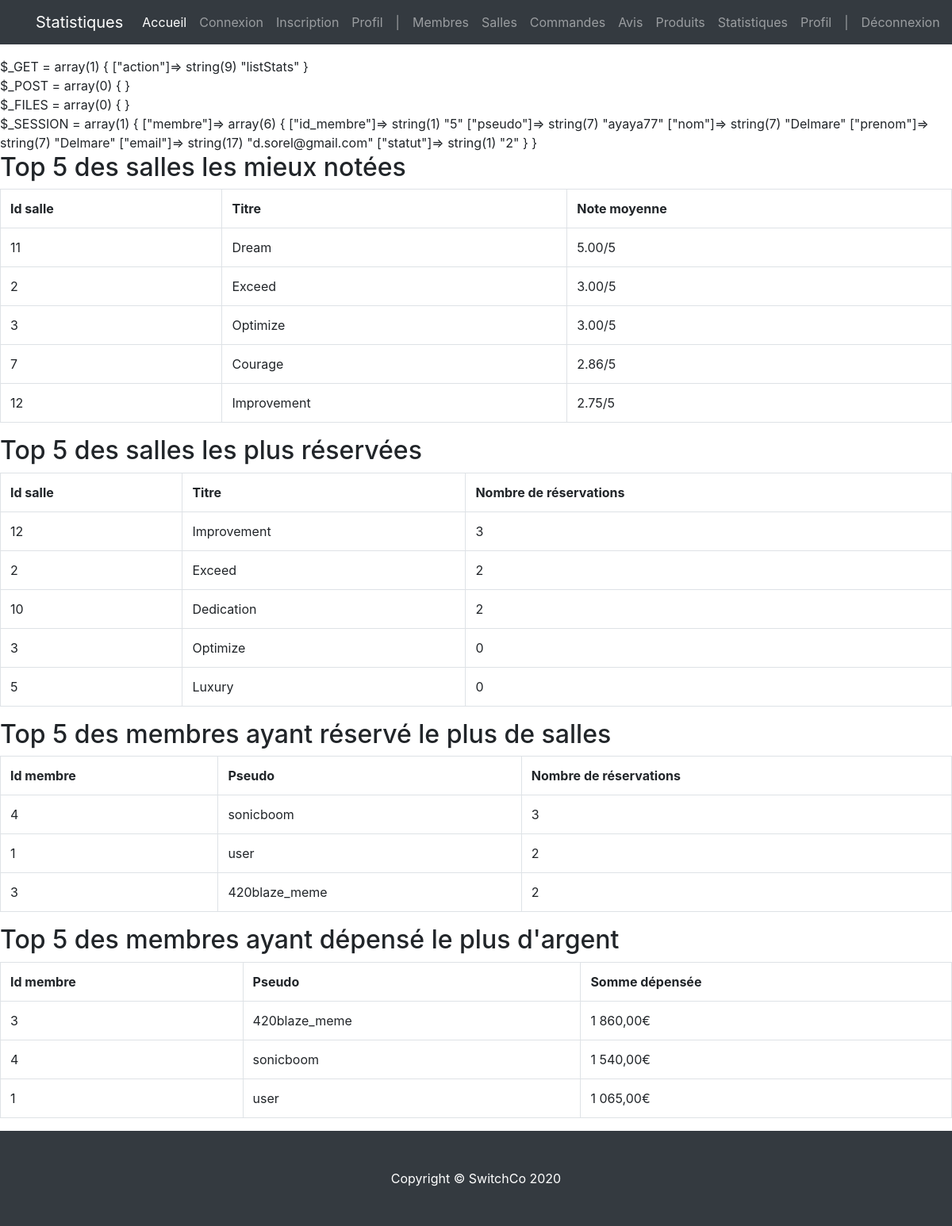
Screenshot of /index.php?action=listStats (signed in) with the database file from the repository.
### tables this page shows
CREATE TABLE `salle` (
  `id_salle` int(3) NOT NULL,
  `titre` varchar(200) NOT NULL,
  `description` text NOT NULL,
  `photo` varchar(200) DEFAULT NULL,
  `pays` varchar(20) NOT NULL,
  `ville` varchar(20) NOT NULL,
  `adresse` varchar(50) NOT NULL,
  `cp` int(5) NOT NULL,
  `capacite` int(3) NOT NULL,
  `categorie` enum('reunion','bureau','formation') NOT NULL
);

CREATE TABLE `membre` (
  `id_membre` int(3) NOT NULL,
  `pseudo` varchar(20) NOT NULL,
  `mdp` varchar(60) NOT NULL,
  `nom` varchar(20) NOT NULL,
  `prenom` varchar(20) NOT NULL,
  `email` varchar(50) NOT NULL,
  `civilite` enum('m','f') NOT NULL,
  `statut` int(1) NOT NULL,
  `date_enregistrement` datetime NOT NULL
);

### controller/controller.php (called while the page is built, shortened)
<?php
require('model/model.php');
function getAllStats()
{
    $room_rating = getRoomRatingStats();
    $room_times_ordered = getRoomTimesOrderedStats();
    $user_purchases = getUserPurchasesStats();
    $user_value = getUserValueStats();
    require('view/back-office/statsView.php');
}

### model/model.php (called while the page is built, shortened)
<?php
function dbConnect()
{
    $host_db = 'mysql:host=localhost;dbname=projet_switch';
    $login = 'root';
    $password = '';
    $options = array(
        PDO::ATTR_ERRMODE => PDO::ERRMODE_WARNING,
        PDO::MYSQL_ATTR_INIT_COMMAND => 'SET NAMES utf8'
    );
    return new PDO($host_db, $login, $password, $options);
}
function getRoomRatingStats()
{
    $pdo = dbConnect();
    return $pdo->query('
    SELECT salle.id_salle, salle.titre, (SELECT ROUND(AVG(avis.note), 2) FROM avis WHERE avis.id_salle = salle.id_salle) AS rating
    FROM salle
    ORDER BY rating DESC
    LIMIT 5
    ');
}
function getRoomTimesOrderedStats()
{
    $pdo = dbConnect();
    return $pdo->query('
    SELECT salle.id_salle, salle.titre, (SELECT COUNT(commande.id_commande) FROM commande, produit WHERE commande.id_produit = produit.id_produit AND produit.id_salle = salle.id_salle) AS times_ordered
    FROM salle
    ORDER BY times_ordered DESC
    LIMIT 5
    ');
}
function getUserPurchasesStats()
{
    $pdo = dbConnect();
    return $pdo->query('
    SELECT membre.id_membre, membre.pseudo, (SELECT COUNT(commande.id_commande) FROM commande WHERE commande.id_membre = membre.id_membre) AS times_purchased
    FROM membre
    WHERE membre.statut = 1
    ORDER BY times_purchased DESC
    LIMIT 5
    ');
}
function getUserValueStats()
{
    $pdo = dbConnect();
    return $pdo->query('
    SELECT membre.id_membre, membre.pseudo, (SELECT SUM(produit.prix) FROM commande, produit WHERE commande.id_membre = membre.id_membre AND commande.id_produit = produit.id_produit) AS amount_spent
    FROM membre
    WHERE membre.statut = 1
    ORDER BY amount_spent DESC
    LIMIT 5
    ');
}

### view/back-office/statsView.php (the view, shortened to what this page needs)
    <h2>Top 5 des salles les mieux notées</h2>
    <div class="table-responsive">
        <table class="table table-bordered">
            <tr>
                <th>Id salle</th>
                <th>Titre</th>
                <th>Note moyenne</th>
            </tr>
            <?php
            if (!empty($room_rating)) {
                while ($avis = $room_rating->fetch(PDO::FETCH_ASSOC)) {
                    echo '<tr>';
                    echo '<td>' . $avis['id_salle'] . '</td>';
                    echo '<td>' . $avis['titre'] . '</td>';
                    echo '<td>' . $avis['rating'] . '/5</td>';
                    echo '</tr>';
                }
            }
            ?>
        </table>
    </div>
    <h2>Top 5 des salles les plus réservées</h2>
    <div class="table-responsive">
        <table class="table table-bordered">
            <tr>
                <th>Id salle</th>
                <th>Titre</th>
                <th>Nombre de réservations</th>
            </tr>
            <?php
            if (!empty($room_times_ordered)) {
                while ($avis = $room_times_ordered->fetch(PDO::FETCH_ASSOC)) {
                    echo '<tr>';
                    echo '<td>' . $avis['id_salle'] . '</td>';
                    echo '<td>' . $avis['titre'] . '</td>';
                    echo '<td>' . $avis['times_ordered'] . '</td>';
                    echo '</tr>';
                }
            }
            ?>
        </table>
    </div>
    <h2>Top 5 des membres ayant réservé le plus de salles</h2>
    <div class="table-responsive">
        <table class="table table-bordered">
            <tr>
                <th>Id membre</th>
                <th>Pseudo</th>
                <th>Nombre de réservations</th>
            </tr>
            <?php
            if (!empty($user_purchases)) {
                while ($avis = $user_purchases->fetch(PDO::FETCH_ASSOC)) {
                    echo '<tr>';
                    echo '<td>' . $avis['id_membre'] . '</td>';
                    echo '<td>' . $avis['pseudo'] . '</td>';
                    echo '<td>' . $avis['times_purchased'] . '</td>';
                    echo '</tr>';
                }
            }
            ?>
        </table>
    </div>
    <h2>Top 5 des membres ayant dépensé le plus d'argent</h2>
    <div class="table-responsive">
        <table class="table table-bordered">
            <tr>
                <th>Id membre</th>
                <th>Pseudo</th>
                <th>Somme dépensée</th>
            </tr>
            <?php
            if (!empty($user_value)) {
                while ($avis = $user_value->fetch(PDO::FETCH_ASSOC)) {
                    echo '<tr>';
                    echo '<td>' . $avis['id_membre'] . '</td>';
                    echo '<td>' . $avis['pseudo'] . '</td>';
                    echo '<td>' . number_format($avis['amount_spent'], 2, ',', ' '). '€</td>';
                    echo '</tr>';
                }
            }
            ?>
        </table>
    </div>
<?php require('view/template/template.php'); ?>

### css/shop-homepage.css (style rules this page uses)
body { padding-top: 56px; }

### rows the page displays
salle: id_salle "11", titre "Dream", rating "5.00"
salle: id_salle "2", titre "Exceed", rating "3.00", times_ordered "2"
salle: id_salle "3", titre "Optimize", rating "3.00", times_ordered "0"
salle: id_salle "7", titre "Courage", rating "2.86"
salle: id_salle "12", titre "Improvement", rating "2.75", times_ordered "3"
salle: id_salle "10", titre "Dedication", times_ordered "2"
salle: id_salle "5", titre "Luxury", times_ordered "0"
membre: id_membre "4", pseudo "sonicboom", times_purchased "3", amount_spent "1 540,00"
membre: id_membre "1", pseudo "user", times_purchased "2", amount_spent "1 065,00"
membre: id_membre "3", pseudo "420blaze_meme", times_purchased "2", amount_spent "1 860,00"

### other values shown
$title "Statistiques"
